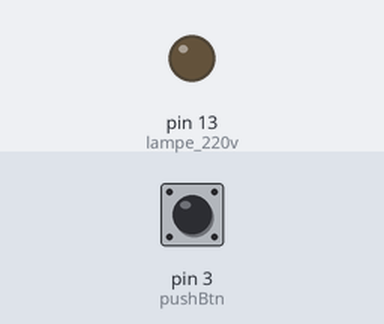
This sketch was run on a simulated Arduino Uno, built with avr-gcc and run on an emulated ATmega328P. Shown: output pins drawn as LEDs (lit = HIGH). Dashed ring = blinking. Inputs (shaded band) come from the test bench; at power-on: pin 3 (pushBtn) HIGH.

Above: at 1.2 s.
1.3 s: pin 3 (pushBtn) pulled LOW for 0.15 s
At 2.0 s:
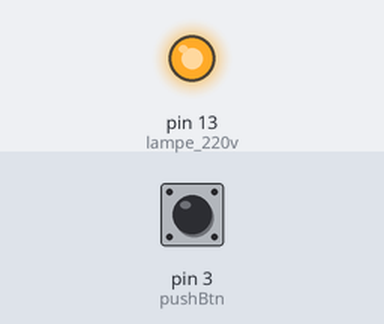
2.9 s: pin 3 (pushBtn) pulled LOW for 3.2 s
At 3.11 s:
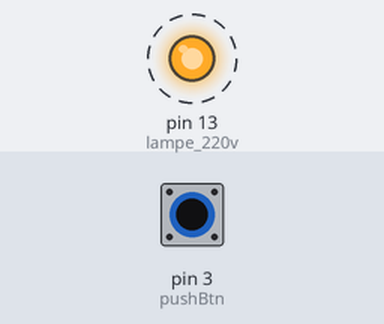
Timing chart, 0 to 7.6 s (numbered marks = the images above; inputs shaded):
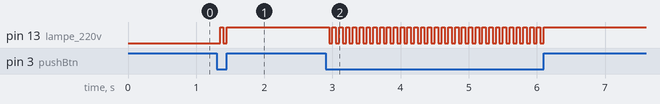

Measured:
- after the input at 1.3 s, pin 13 (lampe_220v): LOW → HIGH after 0.05 s, → LOW 0.05 s later, → HIGH 0.05 s later
- after the input at 2.9 s, pin 13 (lampe_220v): alternates HIGH for 0.05 s and LOW for 0.05 s, 64 changes in all, then stays HIGH, starting after 0.05 s

The sketch:

sketch_dec15b.ino
```cpp
/*
  Ennoncé du tp : commandé une lampte de 220v

*/

int lampe_220v=13;
int pushBtn = 3;
byte btnState = 0;
void setup() {

  pinMode(pushBtn,INPUT);
  pinMode(lampe_220v,OUTPUT);
  digitalWrite(lampe_220v,LOW);
}

void loop() {

  if(digitalRead(pushBtn)==LOW)
  {
    delay(50);
    btnState = !btnState;
    digitalWrite(lampe_220v,btnState);
  }

}
```
